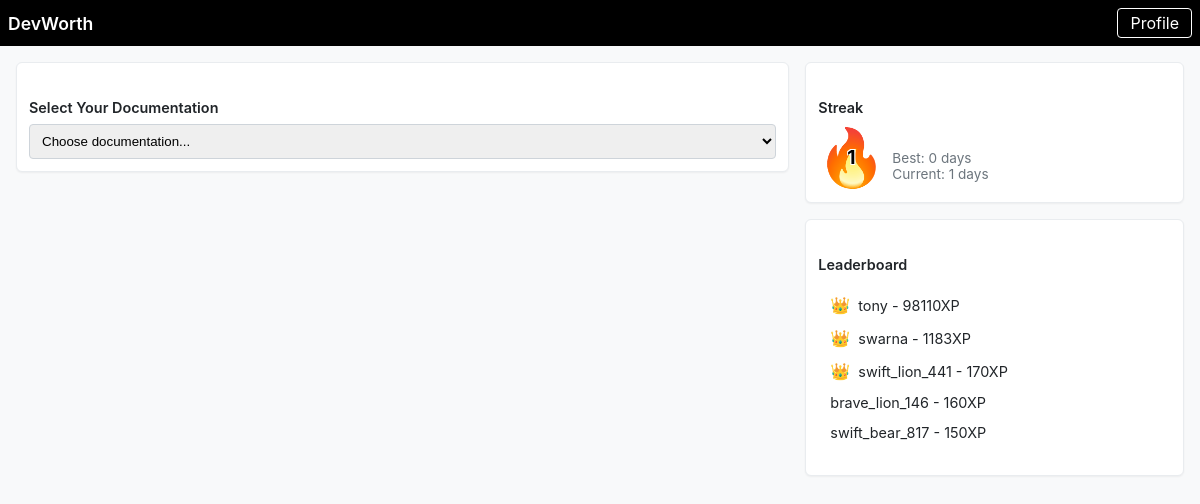
Page /home (signed in) on the committed database.
### tables this page shows
CREATE TABLE users (id INTEGER PRIMARY KEY AUTOINCREMENT, username TEXT NOT NULL UNIQUE, password TEXT NOT NULL, streak INTEGER DEFAULT 0, current_streak INTEGER DEFAULT 0, best_streak INTEGER DEFAULT 0);

CREATE TABLE leaderboard (
    user_id INTEGER NOT NULL,
    total_experience INTEGER NOT NULL,
    FOREIGN KEY (user_id) REFERENCES users(id),
    PRIMARY KEY (user_id)
);

### app.py (the view, shortened to what this page needs)
@app.route('/home')
@login_required
def index():
    user_id = session['user_id']
    user = db.execute("SELECT * FROM users WHERE id = ?", user_id)[0]
    leaderboard = db.execute("""
        SELECT u.username, l.total_experience
        FROM leaderboard l
        JOIN users u ON l.user_id = u.id
        ORDER BY l.total_experience DESC
        LIMIT 5
    """)
    current_date = time.strftime('%Y-%m-%d')
    yesterday = (datetime.now() - timedelta(days=1)).strftime('%Y-%m-%d')
    today_activity = db.execute("""
        SELECT * FROM user_activity
        WHERE user_id = ? AND date = ?
    """, user_id, current_date)
    yesterday_activity = db.execute("""
        SELECT * FROM user_activity
        WHERE user_id = ? AND date = ?
    """, user_id, yesterday)
    user = db.execute("SELECT * FROM users WHERE id = ?", user_id)[0]
    return render_template('home.html', user=user, leaderboard=leaderboard)

### helpers.py (called while the page is built)
def login_required(f):
    @wraps(f)
    def decorated_function(*args, **kwargs):
        if session.get("user_id") is None:
            print(session.get("user_id"))
            return redirect("/login")
        return f(*args, **kwargs)
    return decorated_function

### templates/home.html (shortened to what this page needs)
<!DOCTYPE html>
<html lang="en">
  <head>
    <link rel="stylesheet" href="/static/home.css" />
  </head>
  <body>
    <nav class="navbar">
      <div class="navbar-content">
        <a href="#" class="navbar-brand">DevWorth</a>
        <a href="/profile" class="nav-link">Profile</a>
      </div>
    </nav>
    <div class="container">
      <div class="row">
        <div class="col-md-8">
          <div class="card">
            <div class="card-body">
              <h5 class="card-title">Select Your Documentation</h5>
              <select id="documentation-select">
                <option value="">Choose documentation...</option>
              </select>
            </div>
          </div>
        </div>
        <div class="col-md-4">
          <div class="card">
            <div class="card-body">
              <h5 class="card-title">Streak</h5>
              <div class="streak-container">
                <div class="streak-fire-container">
                  <div class="streak-number-overlay">
                    {{ user.current_streak }}
                  </div>
                  <div class="streak-fire">🔥</div>
                </div>
                <div class="streak-stats">
                  <p>Best: {{ user.best_streak }} days</p>
                  <p>Current: {{ user.current_streak }} days</p>
                </div>
              </div>
            </div>
          </div>
          <div class="card">
            <div class="card-body">
              <h5 class="card-title">Leaderboard</h5>
              <ol class="list-group">
                {% for leader in leaderboard %}
                <li class="list-group-item">
                  {% if loop.index == 1 %}
                  <span class="crown gold">👑</span>
                  {% elif loop.index == 2 %}
                  <span class="crown silver">👑</span>
                  {% elif loop.index == 3 %}
                  <span class="crown bronze">👑</span>
                  {% endif %} {{ leader.username }} - {{ leader.total_experience
                  }}XP
                </li>
                {% endfor %}
              </ol>
            </div>
          </div>
        </div>
      </div>
    </div>
  </body>
</html>

### static/home.css (style rules this page uses)
body, html { margin: 0; padding: 0; font-family: -apple-system, BlinkMacSystemFont, "Segoe UI", Roboto, Oxygen, Ubuntu, Cantarell, sans-serif; background-color: #f8f9fa; color: #212529; }
.navbar { background-color: #000; padding: 0.5rem; width: 100%; box-sizing: border-box; }
.navbar-content { display: flex; justify-content: space-between; align-items: center; max-width: 1400px; margin: 0 auto; }
.navbar-brand { color: white; font-weight: 600; font-size: 1.1rem; text-decoration: none; }
.nav-link { color: white; text-decoration: none; border: 1px solid white; padding: 0.25rem 0.75rem; border-radius: 4px; transition: opacity 0.3s ease; }
.container { max-width: 1400px; margin: 0 auto; padding: 1rem; }
.row { display: flex; flex-wrap: wrap; margin: -0.5rem; }
.col-md-8 { flex: 0 0 66.666667%; max-width: 66.666667%; padding: 0.5rem; box-sizing: border-box; }
.col-md-4 { flex: 0 0 33.333333%; max-width: 33.333333%; padding: 0.5rem; box-sizing: border-box; }
.card { background-color: white; border: 1px solid #e9ecef; border-radius: 6px; box-shadow: 0 1px 2px rgba(0, 0, 0, 0.05); margin-bottom: 1rem; }
.card-body { padding: 0.75rem; }
.card-title { font-size: 0.9rem; font-weight: 600; margin-bottom: 0.5rem; color: #212529; }
select { width: 100%; padding: 0.5rem; border: 1px solid #ced4da; border-radius: 0.25rem; }
.streak-container { display: flex; align-items: flex-end; padding: 0.5rem; gap: 1rem; }
.streak-fire-container { position: relative; width: 50px; height: 50px; display: flex; align-items: center; justify-content: center; }
.streak-fire { font-size: 3.5rem; position: absolute; z-index: 1; }
.streak-number-overlay { position: absolute; z-index: 2; font-size: 1.2rem; font-weight: bold; color: #000; text-shadow: -1px -1px 0 #fff, 1px -1px 0 #fff, -1px 1px 0 #fff, 1px 1px 0 #fff; }
.streak-stats { flex: 1; margin: 0; }
.streak-stats p { margin: 0; color: #6c757d; font-size: 0.85rem; }
.list-group { list-style-type: none; padding: 0; }
.list-group-item { padding: 0.4rem 0.75rem; display: flex; align-items: center; gap: 0.5rem; font-size: 0.9rem; }
.crown { font-size: 1rem; }
.crown.gold { color: #ffd700; }
.crown.silver { color: #c0c0c0; }
.crown.bronze { color: #cd7f32; }

### rows in the picture
users: current_streak "1", best_streak "0"
leaderboard: username "tony", total_experience "98110"
leaderboard: username "swarna", total_experience "1183"
leaderboard: username "swift_lion_441", total_experience "170"
leaderboard: username "brave_lion_146", total_experience "160"
leaderboard: username "swift_bear_817", total_experience "150"
